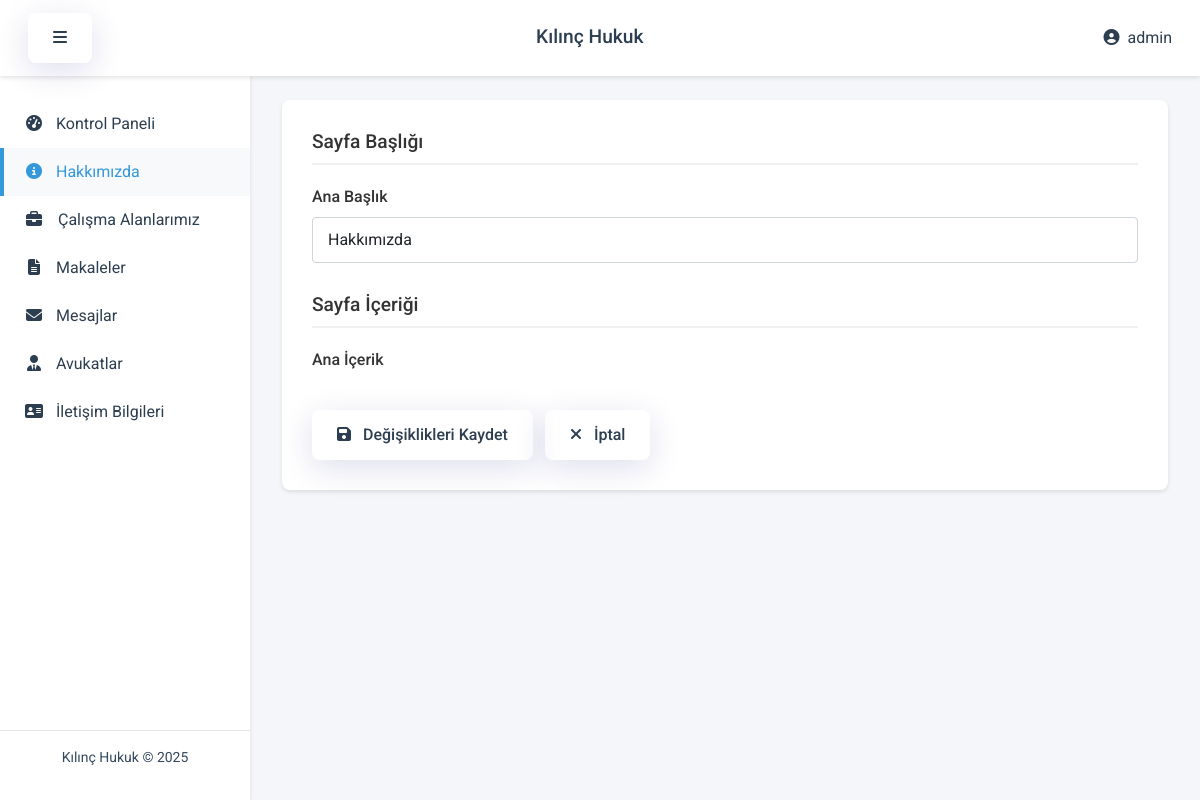
Page /admin/about (signed in) on the committed database.
### models.py (models this page shows, shortened)
class Settings(db.Model):
    __tablename__ = 'ayarlar'
    id = Column(Integer, primary_key=True)
    site_name = Column(String(255), nullable=False)
    site_description = Column(Text, nullable=False)
    site_keywords = Column(Text, nullable=False)
    site_author = Column(String(255), nullable=False)
    site_footer = Column(Text, nullable=False)
    homepage_title = Column(String(255), nullable=True)
    homepage_subtitle = Column(String(255), nullable=True)
    homepage_content = Column(Text, nullable=True)
    homepage_image = Column(String(255), nullable=True)
    about_title = Column(String(255), nullable=True)
    about_content = Column(Text, nullable=True)
    about_image = Column(String(255), nullable=True)

class Admin(UserMixin, db.Model):
    __tablename__ = 'admin'
    id = Column(Integer, primary_key=True)
    username = Column(String(50), unique=True, nullable=False)
    email = Column(String(100), unique=True, nullable=False)
    password_hash = Column(String(256), nullable=False)
    created_at = Column(DateTime, default=datetime.utcnow)

### admin_routes.py (the view, shortened to what this page needs)
@app.route('/admin/about', methods=['GET', 'POST'])
@login_required
def admin_about():
    settings = Settings.query.first()
    form = AboutForm(obj=settings)
    return render_template('admin/about.html',
                         settings=settings,
                         form=form,
                         now=datetime.now())

### forms.py
class AboutForm(FlaskForm):
    about_title = StringField('Hakkımızda Başlığı', validators=[DataRequired()])
    about_content = TextAreaField('Hakkımızda İçeriği', validators=[DataRequired()])
    about_image = FileField('Görsel')

### app.py (called while the page is built)
@login_manager.user_loader
def load_user(user_id):
    from models import Admin
    return Admin.query.get(int(user_id))

@app.context_processor
def utility_processor():
    return dict(
        get_random_string=lambda n: ''.join(random.choices(string.ascii_uppercase + string.digits, k=n))
    )

### templates/admin/about.html (shortened to what this page needs)
{% extends 'admin/base.html' %}
{% block extra_css %}
<link href="https://cdn.quilljs.com/1.3.7/quill.snow.css" rel="stylesheet">
{% endblock %}
{% block content %}
<div class="container-fluid">
    <div class="form-container">
        <form method="POST" action="{{ url_for('admin_about') }}" enctype="multipart/form-data">
            <div class="form-section">
                <h3 class="form-section-title">Sayfa Başlığı</h3>
                <div class="mb-4">
                    <label for="about_title" class="form-label">Ana Başlık</label>
                    {{ form.about_title(class="form-control", placeholder="Örn: Kılınç Hukuk ve Danışmanlık") }}
                </div>
            </div>
            <div class="form-section">
                <h3 class="form-section-title">Sayfa İçeriği</h3>
                <div class="mb-4">
                    <label for="about_content" class="form-label">Ana İçerik</label>
                </div>
            </div>
            <div class="form-actions">
                <button type="submit" class="btn btn-admin btn-admin-primary">
                    <i class="fas fa-save me-2"></i> Değişiklikleri Kaydet
                </button>
                <a href="{{ url_for('admin_dashboard') }}" class="btn btn-secondary ms-2">
                    <i class="fas fa-times me-2"></i> İptal
                </a>
            </div>
        </form>
    </div>
</div>
{% endblock %}

### templates/admin/base.html (shortened to what this page needs)
<!DOCTYPE html>
<html lang="tr">
<head>
    <link rel="stylesheet" href="https://cdnjs.cloudflare.com/ajax/libs/font-awesome/6.4.0/css/all.min.css">
    <link href="https://cdn.jsdelivr.net/npm/bootstrap@5.3.0/dist/css/bootstrap.min.css" rel="stylesheet">
    <link rel="stylesheet" href="{{ url_for('static', filename='css/admin.css') }}">
    {% block extra_css %}{% endblock %}
</head>
<body>
    <nav class="navbar navbar-expand-lg admin-navbar">
        <div class="container-fluid">
            <button type="button" id="sidebarCollapse" class="btn">
                <i class="fas fa-bars"></i>
            </button>
            <a class="navbar-brand" href="{{ url_for('admin_dashboard') }}">{{ settings.site_name }}</a>
            <div class="d-flex">
                <div class="dropdown">
                    <a class="nav-link dropdown-toggle" href="#" id="navbarDropdown" role="button" data-bs-toggle="dropdown" aria-expanded="false">
                        <i class="fas fa-user-circle me-1"></i> {{ current_user.username }}
                    </a>
                </div>
            </div>
        </div>
    </nav>
    <div class="wrapper">
        <nav id="sidebar">
            <ul class="list-unstyled components">
                <li {% if request.endpoint == 'admin_dashboard' %}class="active"{% endif %}>
                    <a href="{{ url_for('admin_dashboard') }}">
                        <i class="fas fa-tachometer-alt me-2"></i> Kontrol Paneli
                    </a>
                </li>
                <li {% if request.endpoint == 'admin_about' %}class="active"{% endif %}>
                    <a href="{{ url_for('admin_about') }}">
                        <i class="fas fa-info-circle me-2"></i> Hakkımızda
                    </a>
                </li>
                <li {% if request.endpoint == 'admin_calisma_alanlarimiz' %}class="active"{% endif %}>
                    <a href="{{ url_for('admin_calisma_alanlarimiz') }}">
                        <i class="fas fa-briefcase"></i> Çalışma Alanlarımız
                    </a>
                </li>
                <li {% if request.endpoint == 'admin_projects' %}class="active"{% endif %}>
                    <a href="{{ url_for('admin_projects') }}">
                        <i class="fas fa-file-alt me-2"></i> Makaleler
                    </a>
                </li>
                <li {% if request.endpoint == 'admin_messages' %}class="active"{% endif %}>
                    <a href="{{ url_for('admin_messages') }}">
                        <i class="fas fa-envelope me-2"></i> Mesajlar
                    </a>
                </li>
                <li {% if request.endpoint == 'admin_lawyers' %}class="active"{% endif %}>
                    <a href="{{ url_for('admin_lawyers') }}">
                        <i class="fas fa-user-tie me-2"></i> Avukatlar
                    </a>
                </li>
                <li {% if request.endpoint == 'admin_contact_settings' %}class="active"{% endif %}>
                    <a href="{{ url_for('admin_profile') }}">
                        <i class="fas fa-address-card me-2"></i> İletişim Bilgileri
                    </a>
                </li>
            </ul>
            <div class="sidebar-footer">
                <p>{{ settings.site_name }} &copy; {{ now.year }}</p>
            </div>
        </nav>
        <div id="content">
            {% block content %}{% endblock %}
        </div>
    </div>
</body>
</html>

### static/css/admin.css (style rules this page uses)
:root { --primary-color: #2c3e50; --secondary-color: #34495e; --accent-color: #3498db; --success-color: #2ecc71; --danger-color: #e74c3c; --warning-color: #f1c40f; --light-bg: #f8f9fa; --dark-text: #2c3e50; --light-text: #ecf0f1; --border-radius: 8px; --box-shadow: 0 2px 4px rgba(0,0,0,0.1); --transition: all 0.3s ease; --glass-bg: rgba(255, 255, 255, 0.1); --glass-border: rgba(255, 255, 255, 0.2); --glass-shadow: 0 8px 32px 0 rgba(31, 38, 135, 0.15); --backdrop-blur: blur(8px); }
body { font-family: 'Roboto', sans-serif; background-color: #f5f6fa; color: var(--dark-text); }
.admin-navbar { background-color: #fff; box-shadow: var(--box-shadow); padding: 0.8rem 1rem; position: fixed; width: 100%; top: 0; z-index: 1000; }
.admin-navbar .navbar-brand { color: var(--primary-color); font-weight: 500; font-size: 1.2rem; }
.admin-navbar .dropdown-toggle::after { display: none; }
.wrapper { display: flex; margin-top: 60px; }
#sidebar { min-width: 250px; max-width: 250px; background: #fff; box-shadow: var(--box-shadow); height: calc(100vh - 60px); position: fixed; transition: var(--transition); padding: 20px 0; }
#sidebar .components { padding: 20px 0; }
#sidebar ul li a { padding: 12px 20px; display: block; color: var(--dark-text); text-decoration: none; transition: var(--transition); border-left: 4px solid transparent; }
#sidebar ul li.active a { background: var(--light-bg); color: var(--accent-color); border-left-color: var(--accent-color); }
#sidebar ul li a i { margin-right: 10px; width: 20px; text-align: center; }
#content { width: calc(100% - 250px); margin-left: 250px; padding: 20px; min-height: calc(100vh - 60px); transition: var(--transition); }
.btn { border-radius: var(--border-radius); padding: 0.75rem 1.5rem; font-weight: 500; transition: var(--transition); position: relative; overflow: hidden; backdrop-filter: var(--backdrop-blur); -webkit-backdrop-filter: var(--backdrop-blur); border: 1px solid var(--glass-border); background: var(--glass-bg); color: var(--dark-text); box-shadow: var(--glass-shadow); }
a { color: var(--accent-color); text-decoration: none; transition: var(--transition); position: relative; }
a::after { content: ''; position: absolute; width: 100%; height: 2px; bottom: -2px; left: 0; background-color: var(--accent-color); transform: scaleX(0); transform-origin: bottom right; transition: transform 0.3s ease-out; }
.form-control { border-radius: var(--border-radius); padding: 0.75rem 1rem; border: 1px solid rgba(0,0,0,0.1); }
.sidebar-footer { position: absolute; bottom: 0; width: 100%; padding: 1rem; text-align: center; font-size: 0.875rem; color: var(--secondary-color); border-top: 1px solid rgba(0,0,0,0.1); }

### templates/admin/about.html (style rules this page uses)
.form-container { background: #fff; border-radius: 8px; box-shadow: 0 2px 4px rgba(0,0,0,0.1); padding: 30px; max-width: 1000px; margin: 20px auto; }
.form-section { margin-bottom: 30px; }
.form-section-title { font-size: 1.2rem; color: #333; margin-bottom: 20px; padding-bottom: 10px; border-bottom: 2px solid #f0f0f0; }
.form-label { font-weight: 500; color: #333; margin-bottom: 8px; }
.form-control { border: 1px solid #ced4da; border-radius: 4px; padding: 10px 15px; }

### rows in the picture
Settings: site_name "Kılınç Hukuk", about_title "Hakkımızda"
Admin: username "admin"
